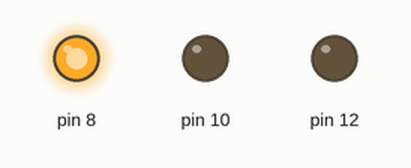
Simulated run of this sketch. Board: Arduino Uno, built with avr-gcc and run on an emulated ATmega328P. Shown: output pins drawn as LEDs (lit = HIGH).

Above: at 1.5 s.
At 3.5 s:
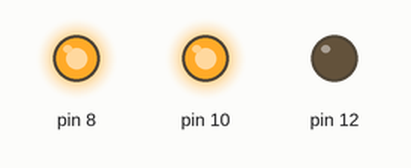
At 5.5 s:
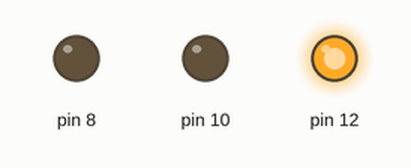
Timing chart, 0 to 9.1 s (numbered marks = the images above):
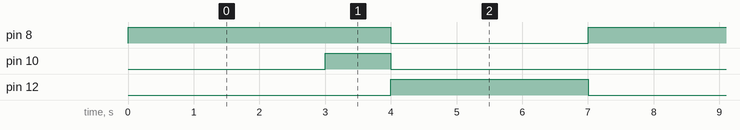

The sketch:

stoplight.ino
```cpp
void setup() {
  // put your setup code here, to run once:

  // These are the ports which the LEDs are conencted to as outputs
  pinMode(8, OUTPUT);
  pinMode(10, OUTPUT);
  pinMode(12,OUTPUT);
}

void loop() {
  // put your main code here, to run repeatedly:


  digitalWrite(8, HIGH); // Turn on voltage at output 8 (RED)
  delay(3000); // Wait for 3 seconds

  digitalWrite(10,HIGH); // // Turn on voltage at output 8 (YELLOW)
  delay(1000);

  // Turn off 8 and 10 and Turn on 12 (GREEN)
  digitalWrite(8, LOW);
  digitalWrite(10, LOW);
  digitalWrite(12, HIGH);
  delay(3000);
  digitalWrite(12,LOW);

}
```

Measured:
- by itself, pin 8: alternates HIGH for 4.0 s and LOW for 3.0 s
- by itself, pin 10: alternates HIGH for 1.0 s and LOW for 6.0 s
- by itself, pin 12: alternates HIGH for 3.0 s and LOW for 4.0 s
